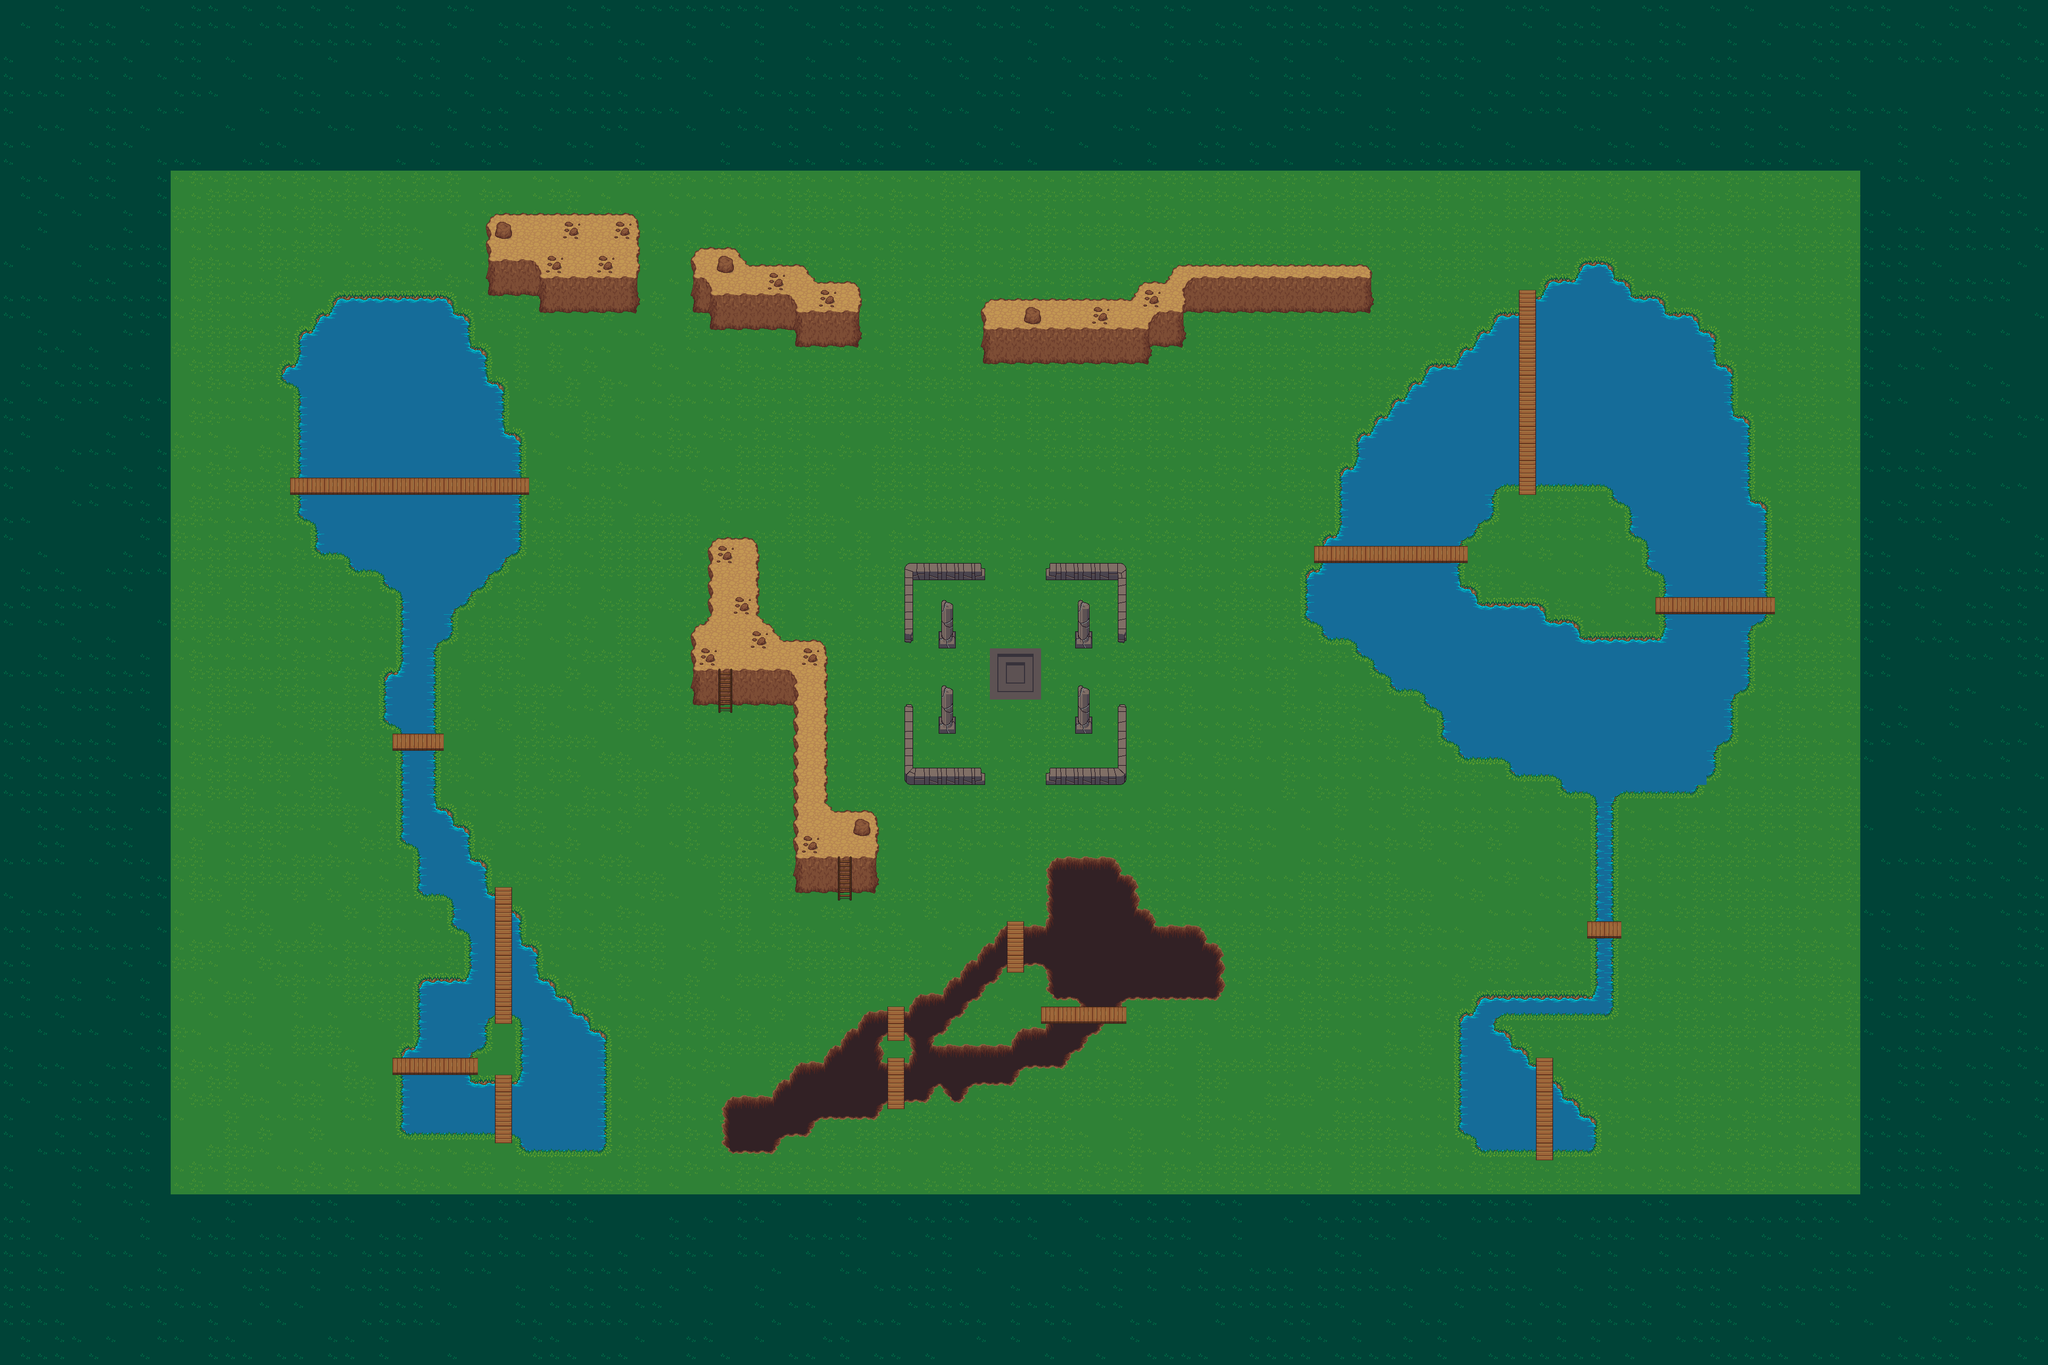

Rendered tile map (Tiled .tmx) drawn with the repository's tilesets; below, a short description and the map source with its tile grids summarised:
An orthogonal 120x80 tile map with 32x32 px tiles, 9 tile layers (groundLayer, featuresBottom, playerOnBottom, playerOnTop, ...).

<map version="1.0" orientation="orthogonal" renderorder="right-down" width="120" height="80" tilewidth="32" tileheight="32" nextobjectid="1">
 <tileset firstgid="1" name="terrain_atlas" tilewidth="32" tileheight="32" tilecount="1024" columns="32">
  <image source="tilesets/terrain_atlas.png" width="1024" height="1024" />
 </tileset>
 <layer name="groundLayer" width="120" height="80">
  <data>[9600 cells, 9598 non-empty, 15 distinct tile ids]</data>
 </layer>
 <layer name="featuresBottom" width="120" height="80">
  <data>[9600 cells, 1688 non-empty, 74 distinct tile ids]</data>
 </layer>
 <layer name="playerOnBottom" width="120" height="80">
  <data>[9600 cells, 110 non-empty, 15 distinct tile ids]</data>
 </layer>
 <layer name="playerOnTop" width="120" height="80">
  <data>[9600 cells, 12 non-empty, 2 distinct tile ids]</data>
 </layer>
 <layer name="playerBehindBottom" width="120" height="80">
  <data>[9600 cells, 61 non-empty, 7 distinct tile ids]</data>
 </layer>
 <layer name="playerBehindTop" width="120" height="80">
  <data>[9600 cells, 0 non-empty, 0 distinct tile ids]</data>
 </layer>
 <layer name="playerCollide" width="120" height="80" opacity="0">
  <data>[9600 cells, 2296 non-empty, 1 distinct tile ids]</data>
 </layer>
 <layer name="bulletCollide" width="120" height="80" opacity="0">
  <data>[9600 cells, 186 non-empty, 1 distinct tile ids]</data>
 </layer>
 <layer name="monsterCollide" width="120" height="80">
  <data>[9600 cells, 0 non-empty, 0 distinct tile ids]</data>
 </layer>
</map>
